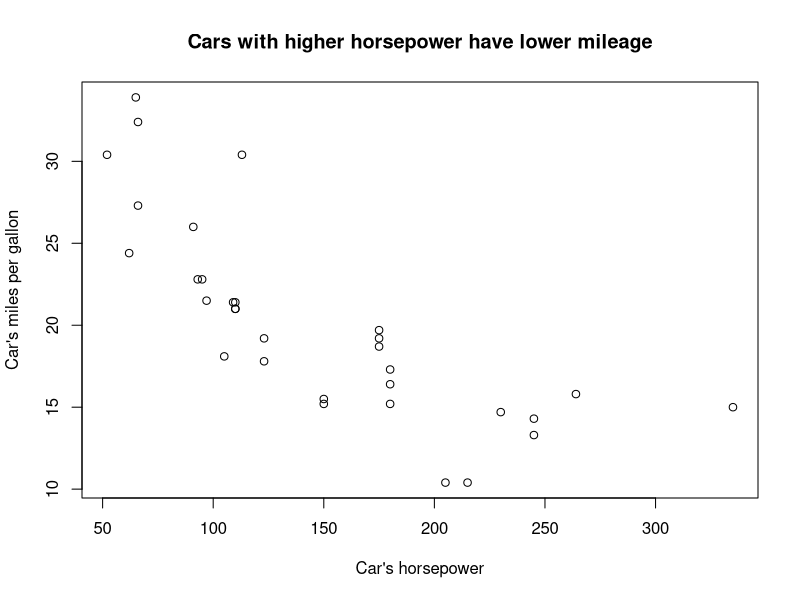

Source code (R):
## ---- chunk 1
#| include: false
# Don't touch this chunk. This is setup code to hide your code chunks automatically (without needing to specify options on each chunk)
knitr::opts_chunk$set(
  echo = FALSE, warning = FALSE, message = FALSE, 
  fig.width = 8, fig.height = 5, dpi = 200
)
## ---- chunk 2
# Load data
## ---- chunk 3
corr_mpg_hp <- cor(x = mtcars$hp, y = mtcars$mpg)
## ---- chunk 4
# Delete 
plot(
  x = mtcars$hp, y = mtcars$mpg, 
  xlab = "Car's horsepower",
  ylab = "Car's miles per gallon",
  main = "Cars with higher horsepower have lower mileage"
)
